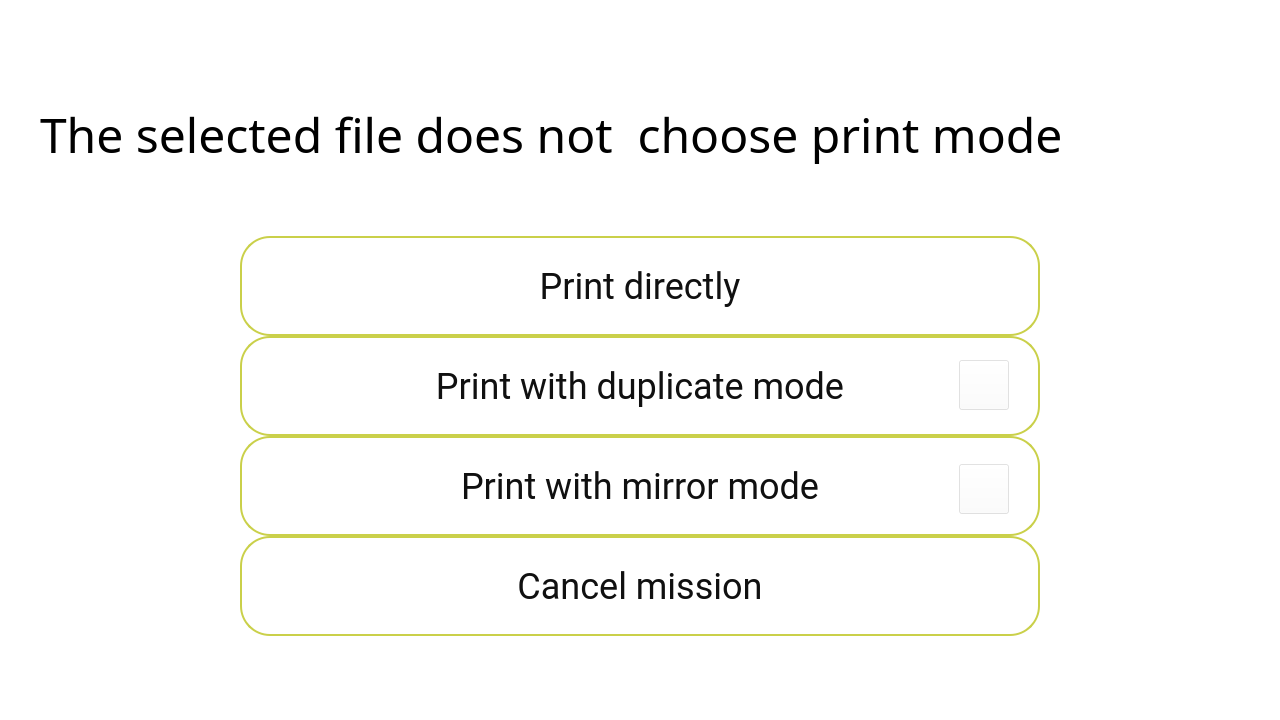
<?xml version="1.0" encoding="UTF-8"?>
<ui version="4.0">
 <class>selectMode</class>
 <widget class="QWidget" name="selectMode">
  <property name="geometry">
   <rect>
    <x>0</x>
    <y>0</y>
    <width>1280</width>
    <height>720</height>
   </rect>
  </property>
  <property name="windowTitle">
   <string>Form</string>
  </property>
  <property name="styleSheet">
   <string notr="true">left: 0px;
top: 0px;
width: 1280px;
height: 720px;
background-color: rgba(255, 255, 255, 100);</string>
  </property>
  <widget class="QLabel" name="label">
   <property name="geometry">
    <rect>
     <x>40</x>
     <y>84</y>
     <width>1200</width>
     <height>100</height>
    </rect>
   </property>
   <property name="styleSheet">
    <string notr="true">left: 40px;
top: 84px;
width: 1200px;
height: 100px;
color: rgba(0, 0, 0, 255);
font-size: 48px;
text-align: center;
font-family: SourceHanSansSC-regular;
background-color: rgba(255, 255, 255, 100);</string>
   </property>
   <property name="text">
    <string>The selected file does not  choose print mode</string>
   </property>
  </widget>
  <widget class="QPushButton" name="pushButton">
   <property name="geometry">
    <rect>
     <x>240</x>
     <y>236</y>
     <width>800</width>
     <height>100</height>
    </rect>
   </property>
   <property name="styleSheet">
    <string notr="true">left: 240px;
top: 236px;
width: 800px;
height: 100px;
line-height: 52px;
border-radius: 30px;
background-color: rgba(255, 255, 255, 100);
color: rgba(16, 16, 16, 255);
font-size: 36px;
text-align: center;
font-family: Roboto;
border: 2px solid rgba(202, 208, 74, 255);</string>
   </property>
   <property name="text">
    <string>Print directly</string>
   </property>
  </widget>
  <widget class="QPushButton" name="pushButton_2">
   <property name="geometry">
    <rect>
     <x>240</x>
     <y>336</y>
     <width>800</width>
     <height>100</height>
    </rect>
   </property>
   <property name="styleSheet">
    <string notr="true">left: 240px;
top: 336px;
width: 800px;
height: 100px;
line-height: 52px;
border-radius: 30px;
background-color: rgba(255, 255, 255, 100);
color: rgba(16, 16, 16, 255);
font-size: 36px;
text-align: center;

font-family: Roboto;
border: 2px solid rgba(202, 208, 74, 255);</string>
   </property>
   <property name="text">
    <string>Print with duplicate mode</string>
   </property>
  </widget>
  <widget class="QPushButton" name="pushButton_3">
   <property name="geometry">
    <rect>
     <x>240</x>
     <y>436</y>
     <width>800</width>
     <height>100</height>
    </rect>
   </property>
   <property name="styleSheet">
    <string notr="true">
width: 800px;
height: 100px;
line-height: 52px;
border-radius: 30px;
background-color: rgba(255, 255, 255, 100);
color: rgba(16, 16, 16, 255);
font-size: 36px;
text-align: center;

font-family: Roboto;
border: 2px solid rgba(202, 208, 74, 255);</string>
   </property>
   <property name="text">
    <string>Print with mirror mode</string>
   </property>
  </widget>
  <widget class="QPushButton" name="pushButton_4">
   <property name="geometry">
    <rect>
     <x>240</x>
     <y>536</y>
     <width>800</width>
     <height>100</height>
    </rect>
   </property>
   <property name="styleSheet">
    <string notr="true">
width: 800px;
height: 100px;
line-height: 52px;
border-radius: 30px;
background-color: rgba(255, 255, 255, 100);
color: rgba(16, 16, 16, 255);
font-size: 36px;
text-align: center;
font-family: Roboto;
border: 2px solid rgba(202, 208, 74, 255);</string>
   </property>
   <property name="text">
    <string>Cancel mission</string>
   </property>
  </widget>
  <widget class="QPushButton" name="pushButton_5">
   <property name="geometry">
    <rect>
     <x>959</x>
     <y>360</y>
     <width>50</width>
     <height>50</height>
    </rect>
   </property>
   <property name="styleSheet">
    <string notr="true">border-image: url(:/what.png);</string>
   </property>
   <property name="text">
    <string/>
   </property>
  </widget>
  <widget class="QPushButton" name="pushButton_6">
   <property name="geometry">
    <rect>
     <x>959</x>
     <y>464</y>
     <width>50</width>
     <height>50</height>
    </rect>
   </property>
   <property name="styleSheet">
    <string notr="true">border-image: url(:/what.png);</string>
   </property>
   <property name="text">
    <string/>
   </property>
  </widget>
  <widget class="QLabel" name="label_2">
   <property name="geometry">
    <rect>
     <x>0</x>
     <y>0</y>
     <width>1280</width>
     <height>720</height>
    </rect>
   </property>
   <property name="styleSheet">
    <string notr="true">background-color: rgba(255, 255, 255, 200);</string>
   </property>
   <property name="text">
    <string/>
   </property>
  </widget>
  <zorder>label_2</zorder>
  <zorder>label</zorder>
  <zorder>pushButton</zorder>
  <zorder>pushButton_2</zorder>
  <zorder>pushButton_3</zorder>
  <zorder>pushButton_4</zorder>
  <zorder>pushButton_5</zorder>
  <zorder>pushButton_6</zorder>
 </widget>
 <resources/>
 <connections/>
</ui>
